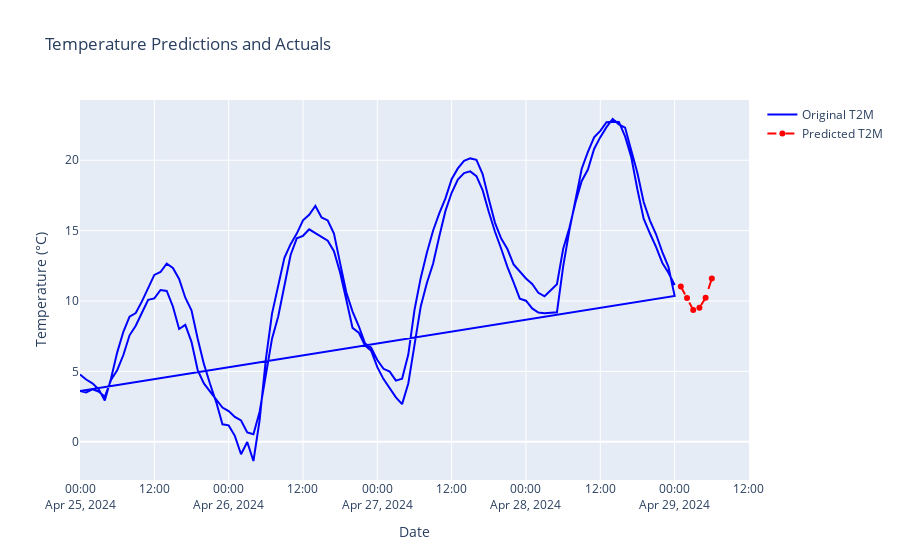

The code cell stored with this chart in its notebook:
### Code cell
#Example data setup (you should replace this with your actual data loading)
data_for_prediction, time_index_pre_data = get_data_for_convlstm('2024-04-25', '2024-04-29')
predicted_temps = scaled_model.predict_next_24_hours(data_for_prediction)

# Use the original indices for plotting
data_for_prediction.index = time_index_pre_data
last_timestamp = data_for_prediction.index[-1]
prediction_frequency = 'H'
new_timestamps = pd.date_range(start=last_timestamp + pd.Timedelta(hours=1), periods=len(predicted_temps), freq=prediction_frequency)
predictions_df = pd.DataFrame(predicted_temps, index=new_timestamps, columns=['Predicted T2M'])

# Create Plotly graph objects
fig = go.Figure()

# Add traces
fig.add_trace(go.Scatter(x=data_for_prediction.index, y=data_for_prediction['T2M'],
                         mode='lines', name='Original T2M', line=dict(color='blue')))
fig.add_trace(go.Scatter(x=predictions_df.index, y=predictions_df['Predicted T2M'],
                         mode='lines+markers', name='Predicted T2M', line=dict(color='red', dash='dash')))

# Update layout for better visualization
fig.update_layout(
    title='Temperature Predictions and Actuals',
    xaxis_title='Date',
    yaxis_title='Temperature (°C)',
    hovermode="x unified"
)

# Show plot
fig.show()

### Figure 1 — Plotly figure (JSON) as saved in the notebook; plotly's stock layout.template omitted (floating-point values rounded to 4 significant figures; data arrays with more than 128 entries replaced by an {"elided": "..."} marker saying what was removed)
{"data": [{"line": {"color": "blue"}, "mode": "lines", "name": "Original T2M", "type": "scatter", "x": {"elided": "192 str values"}, "y": {"elided": "192 float values"}}, {"line": {"color": "red", "dash": "dash"}, "mode": "lines+markers", "name": "Predicted T2M", "type": "scatter", "x": ["2024-04-29T01:00:00+00:00", "2024-04-29T02:00:00+00:00", "2024-04-29T03:00:00+00:00", "2024-04-29T04:00:00+00:00", "2024-04-29T05:00:00+00:00", "2024-04-29T06:00:00+00:00"], "y": [11.02, 10.21, 9.365, 9.51, 10.23, 11.59]}], "layout": {"autosize": true, "hovermode": "x unified", "title": {"text": "Temperature Predictions and Actuals"}, "xaxis": {"autorange": true, "range": ["2024-04-25", "2024-04-29 12:09:16.7663"], "title": {"text": "Date"}, "type": "date"}, "yaxis": {"autorange": true, "range": [-2.72, 24.28], "title": {"text": "Temperature (°C)"}, "type": "linear"}}}
